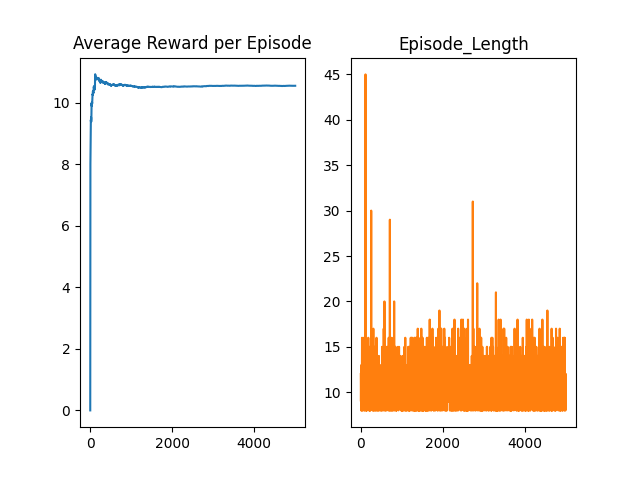

Reproduce this figure in Python.
#This Python file aims at implementing a Deep Q-Learning approach to solve the CartPole-v1 task of the OpenAI Gym Environment

#Importing all the necessary frameworks
import numpy as np
import tensorflow as tf
import keras
from keras.layers import Input, Dense
from keras.models import Model
from keras.optimizers import Adam
from collections import deque
import matplotlib.pyplot as plt
import random
import gym

#A function to keep track of average rewards
def running_reward_avg(rewards):
	output=[]
	for i in range(len(rewards)):
		output.append(sum(rewards[:i])/(i+1))
	return output

#Initializing the Agent class which controls the agents behaviour/improvement in the environment
class Agent(object):


	def __init__(self,env,gamma=0.98,alpha=0.01,memory_size=5000,minibatch_size=32,update_freq=10):

		self.env=env 											#The OpenAI Gym Environment 
		self.state_size=self.env.observation_space.shape[0]		#Number of features describing each state in the environment
		self.action_size=self.env.action_space.n				#Number of features describing each action in the environment
		self.action_space=np.arange(self.action_size)			#Represents the integer value for each action
		self.gamma=gamma										#Discount factor for future rewards
		self.alpha=alpha										#Learning rate during training
		self.memory_size=memory_size							#Maximum size of the experience replay buffer
		self.minibatch_size=minibatch_size						#Size of minibatch used when updating samples using experience replay
		self.memory=deque(maxlen=self.memory_size)				#Initializing the experience replay buffer as a double ended queue
		self.n_hl1=32											#Number of units in the first hidden layer of the network
		self.n_hl2=32											#Number of units in the second hidden layer of the network
		self.network=self.build_model()							#Building the network that takes states as inputs, and Q-Values as output
		self.target_network=self.network       					#Initializing the target network as the original network
		self.update_freq=update_freq							#The update frequency to equalize the target network to the original one
		self.reward_history=[]									#Reward history to keep track of rewards per episode
		self.episode_lengths=[]									#To keep track of the length of each episode


	#Appending the newly observed data(state,action,reward,next_state,done) to the experience replay
	#If the memeory is full, it automatically deques 
	def append_data(self,data):

		self.memory.append(data)


	#Clearing the experience replay buffer (to be done at the end of each episode)
	def clear_experience_replay(self):

		self.memory.clear()


	#Getting a randomly sampled minibatch from the experience replay
	def get_minibatch(self):

		if len(self.memory) < self.minibatch_size:
			return list(self.memory)
		else:
			return random.sample(list(self.memory),self.minibatch_size)


	#Initializing the network that outputs Q-Values for each action of a given state
	def build_model(self):

		inputs=Input(shape=[self.state_size])
		X=Dense(self.n_hl1)(inputs)
		X=Dense(self.n_hl2)(X)
		outputs=Dense(self.action_size)(X)
		model=Model(inputs=inputs,outputs=outputs)
		model.compile(optimizer=Adam(learning_rate=self.alpha),loss="categorical_crossentropy")
		return model


	#Following the epsilon greedy policy to choose actions
	def epsilon_greedy_action(self,qvalues,epsilon=0.2):

		A=np.zeros((qvalues.shape[1]))+epsilon/self.action_size
		greedy_action=np.argmax(qvalues[0])
		A[greedy_action]+=1-epsilon
		action=np.random.choice(self.action_space,p=A)
		return action


	#Getting the target Q-Values for a particular state, and next_state pair (under a specific action)
	def target_qvalues(self,qvalues,actions,rewards,state_next):

		q_statenext=self.target_network.predict(state_next)
		max_q=np.argmax(q_statenext,axis=-1)
		target_qvalues=qvalues
		for i in range(qvalues.shape[0]):
			target_qvalues[i,actions[i]]=rewards[i]+self.gamma*q_statenext[i,max_q[i]]
		return target_qvalues


	#Updating the network for the minibatch
	def update_network(self,minibatch):

		state_now=[]
		actions=[]
		rewards=[]
		state_next=[]
		for i in range(len(minibatch)):
			state_now.append(minibatch[i][0])
			actions.append(minibatch[i][1])
			rewards.append(minibatch[i][2])
			state_next.append(minibatch[i][3])
		state_now=np.array(state_now)
		actions=np.array(actions)
		rewards=np.array(rewards)
		state_next=np.array(state_next)
		qvalues=self.network.predict(state_now)
		target_qvalues=self.target_qvalues(qvalues,actions,rewards,state_next)
		self.network.fit(state_now,target_qvalues,epochs=1)


	#Equalizing the target network to the original network at a particular update frequency
	def update_target_network(self):

		self.target_network=self.network


	#Training the agent to learn to obtain maximum rewards the specified environment
	def train(self,num_episodes=5000):

		#Training over episodes, "num_episodes" times 
		for i in range(num_episodes):

			#Maintaining a buffer for the sequence of each timestep in an episode (for reference purposes)
			reward_buffer=0
			#Each epiosde starts from the initial state of the environment
			state_now=self.env.reset()
			#Episode goes on for the minimum of 1000 timesteps, or when the episode finishes
			j=0
			while j<1000:
				#Claiming a reward for going from current state to next state using an action as per epsilon greedy policy
				qvalues=self.network.predict(state_now.reshape(1,self.state_size))
				action=self.epsilon_greedy_action(qvalues)
				state_next,reward,done,_=self.env.step(action)
				#Updating reward buffer, and length of the episode
				reward_buffer+=reward
				j+=1
				#Adding the same timestep's data to the experience replay memory of the agent
				self.append_data([state_now,action,reward,state_next])
				#Sampling a minibatch from the experience replay buffer
				minibatch=self.get_minibatch()
				#Updating the agent's network
				self.update_network(minibatch)
				#Updating the target network as per update frequency
				if (j+1)%agent.update_freq==0:
					self.update_target_network()
				#Ending the episode if it has terminated, otherwise proceeding to the next timestep
				if done==True:
					self.reward_history.append(reward_buffer)
					self.episode_lengths.append(j)
					self.clear_experience_replay()
					if (i+1)%10==0:
						print("Reward in Episode {} : {}".format(i+1,self.reward_history[-1]))
						print("Length of Episode {} : {}".format(i+1,self.episode_lengths[-1]))
					break
				else:
					state_now=state_next
			

#Creating an environment, and an agent
env=gym.make("CartPole-v1")

agent=Agent(env)

#Training the agent using Deep Q-Learning with experience replay with the above mentioned parameters
agent.train()

#Plotting the results
fig, axs = plt.subplots(1,2)
axs[0].plot(running_reward_avg(agent.reward_history))
axs[0].set_title('Average Reward per Episode')
axs[1].plot(agent.episode_lengths, 'tab:orange')
axs[1].set_title('Episode_Length')

plt.show()
